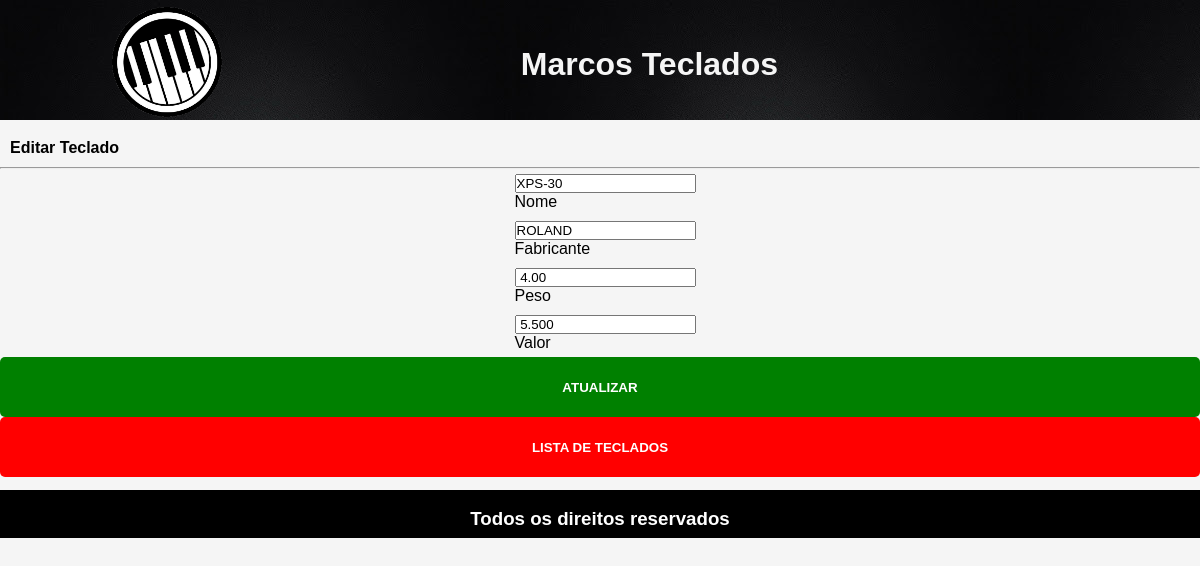
The page /editar.php?id=19 on the database its author committed.
### tables this page shows
CREATE TABLE IF NOT EXISTS `teclados` (
  `id` int(11) NOT NULL AUTO_INCREMENT,
  `nome` varchar(255) NOT NULL,
  `fabricante` varchar(255) NOT NULL,
  `peso` decimal(5,2) NOT NULL,
  `valor` decimal(6,3) NOT NULL,
  PRIMARY KEY (`id`)
);

### editar.php (the view, shortened to what this page needs)
<?php
    include_once 'nav.php';
    include_once 'db_conect.php';
    if(isset($_GET['id'])){
    $id = mysqli_escape_string($connect, $_GET['id']);
    $sql = "SELECT * FROM teclados WHERE id = '$id'";
    $resultado = mysqli_query($connect, $sql);
    $dados = mysqli_fetch_array($resultado);
}
?>
<h4 class="lista">Editar Teclado</h4>
<hr>
<form action="update.php" method="POST">
    <div class="es">
    <input type="text" name="nome" id="nome" value="<?php echo $dados['nome']; ?>">
    <label for="nome">Nome</label>
    </div>
    <div class="es">
    <input type="text" name="fabricante" id="fabricante" value="<?php echo $dados['fabricante'] ?>">
    <label for="fabricante">Fabricante</label>
    </div>
    <div class="es">
    <input type="text" name="peso" id="peso" value=" <?php echo $dados['peso'] ?>" >
    <label for="peso">Peso</label>
    </div>
    <div class="es">
    <input type="text" name="valor" id="valor" value=" <?php echo $dados['valor'] ?>" >
    <label for="valor">Valor</label>
    </div>
    <button type="submit" name="btn-update"  class="botaoedit1"> Atualizar</button>
</form>
<button class="botaoedit2"><a href="cadastro.php" class="botaoedit2">Lista de Teclados</a></button>
<?php
    include_once 'footer.php';
?>

### css/style.css (style rules this page uses)
* { margin: 0; padding: 0; }
body { font-size: 1em; font-family: Arial, Helvetica, sans-serif; background: whitesmoke; }
.lista { padding: 10px; }
.es { padding: 2px; width: 100%; margin: 3px; display: inline-grid; align-items: center; justify-content: center; }
.botaoedit1 { color: #FFF; background-color: green; border: none; height: 60px; padding: 0 20px; text-transform: uppercase; font-weight: bold; cursor: pointer; text-decoration: none; border-radius: 5px; width: 100%; }
.botaoedit2 { width: 100%; color: #FFF; background-color: red; border: none; height: 60px; padding: 0 20px; text-transform: uppercase; font-weight: bold; cursor: pointer; text-decoration: none; border-radius: 5px; text-decoration: none; }
.botaoedit2 a { color: #FFF; text-decoration: none; }

### rows shown on the page
teclados: nome "XPS-30", fabricante "ROLAND", peso "4.00", valor "5.500"
